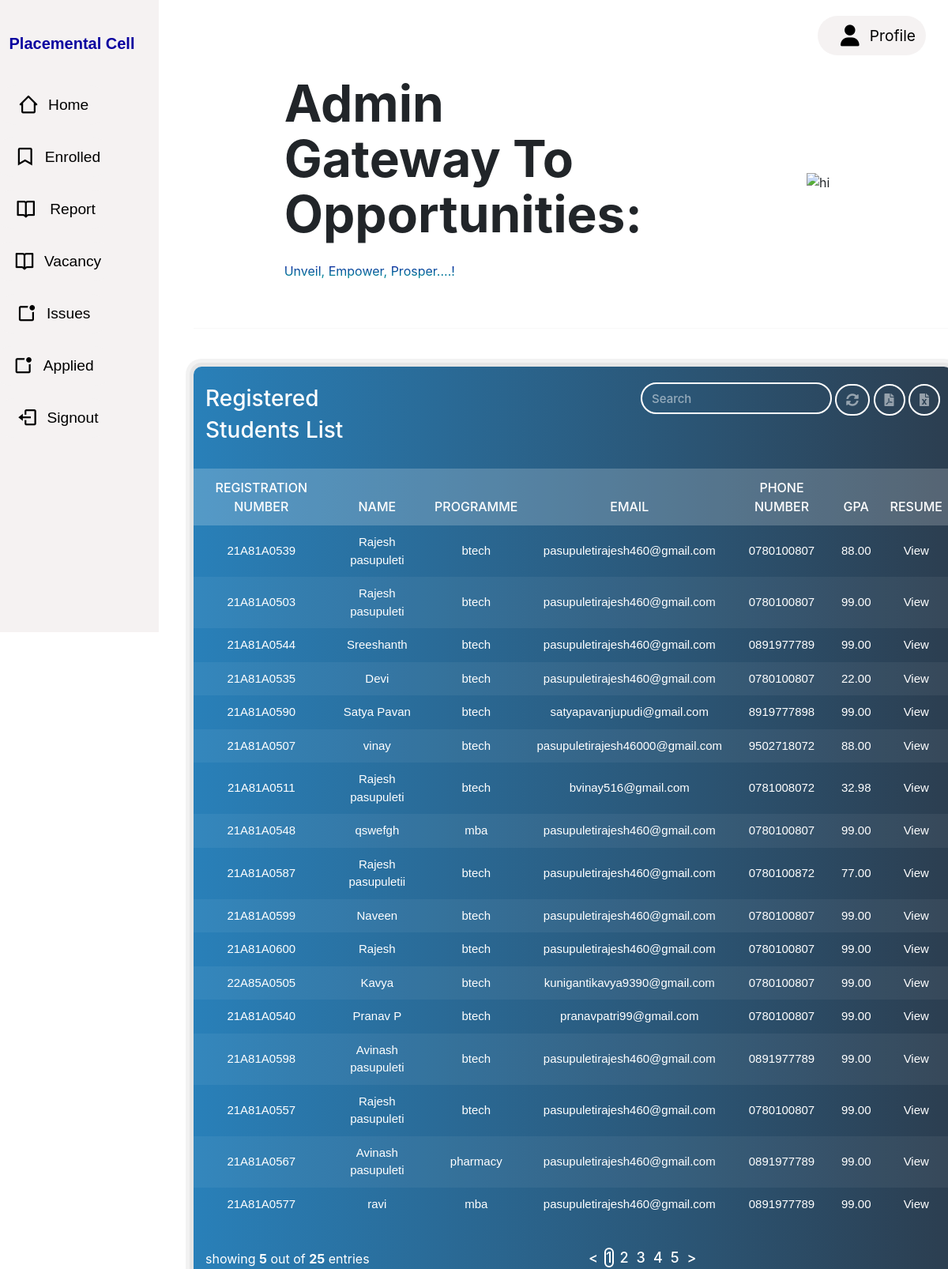
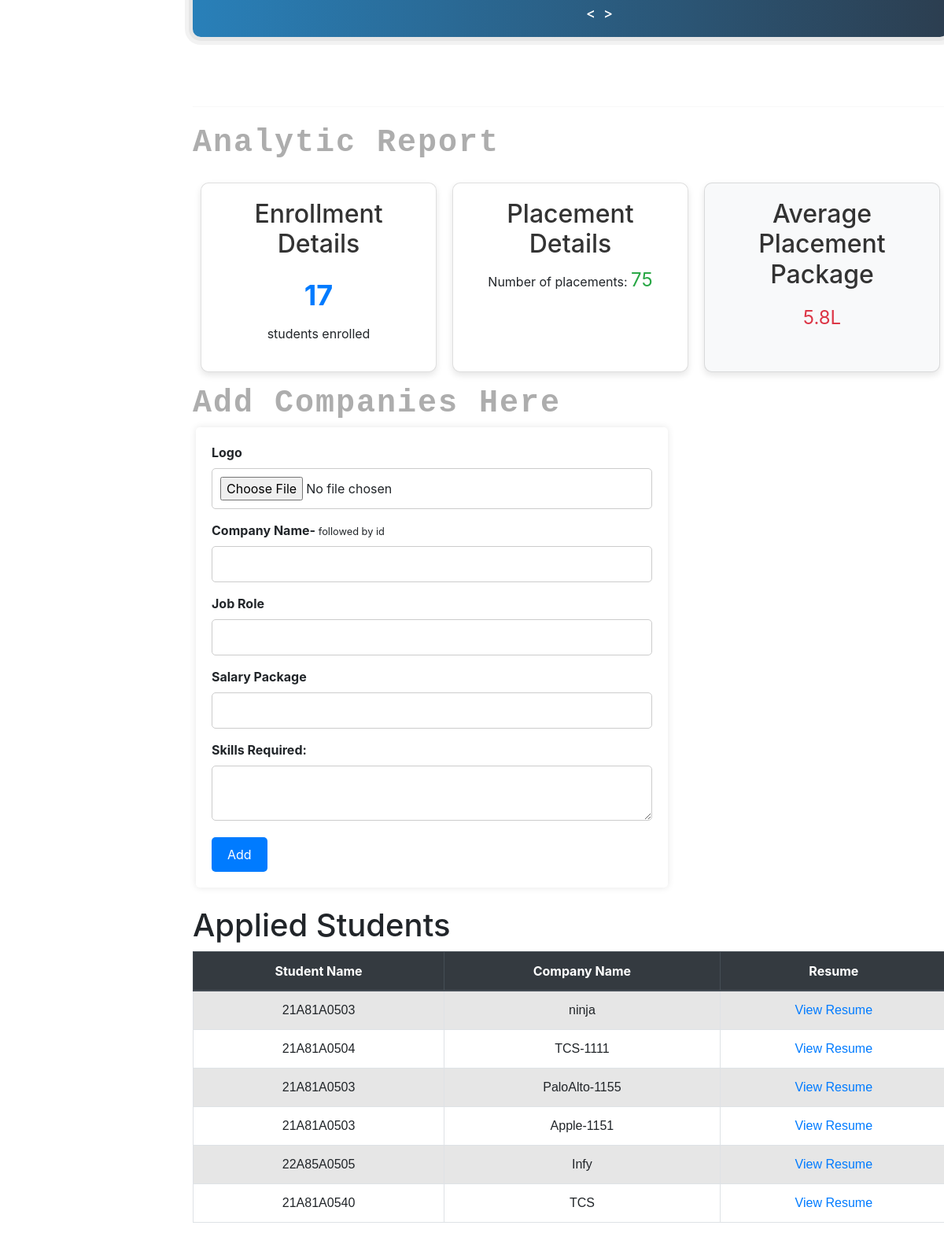
The page /app/student_admin/ on the database its author committed (2 pictures, top to bottom).
### app/models.py (models this page shows, shortened)
class Studentnew(models.Model):
    registrationNumber = models.CharField(primary_key=True,max_length=10,default='')
    name = models.CharField(max_length=50)
    dob = models.CharField(null=True,max_length=8)
    gender = models.CharField(max_length=50, default='')
    phone = models.CharField(max_length=50)
    email = models.EmailField(blank=True)
    gpa12 = models.DecimalField(max_digits=4, decimal_places=2, default=0.00)
    gpaBtech = models.DecimalField(max_digits=5, decimal_places=2)
    backlogs = models.CharField(max_length=50)
    degree = models.CharField(max_length=100, default='YourDefaultValueHere')
    project_url = models.URLField()
    skills = models.CharField(max_length=100, default='')
    languages = models.IntegerField(null=True)
    resume = models.FileField(upload_to='student_resumes/',default='')

class AppliedStudents(models.Model):
    name = models.CharField(primary_key=True, max_length=255,default='')
    student=models.CharField(max_length=10,default='')
    resume = models.FileField(upload_to='student_resumes/', default='')

### app/views.py (the view)
# urls.py: path('student_admin/',views.student_admin,name='student_admin'),
def student_admin(request):
    students = Studentnew.objects.all()
    no_of_students=Studentnew.objects.count()
    applied=AppliedStudents.objects.all()
    context={'students': students,'no_of_students':no_of_students,'applied':applied}
    return render (request,'student_admin.html',context )

### templates/student_admin.html (shortened to what this page needs)
{% load static%}
<!DOCTYPE html>
<html>
  <head>
    <link rel="stylesheet" href="{% static 'dashboard.css' %}" />
    <link
      rel="stylesheet"
      href="bootstrap.min.css"
 />
      <link href='https://unpkg.com/boxicons@2.1.4/css/boxicons.min.css' rel='stylesheet'>
    <link
      href="https://unpkg.com/boxicons@2.1.4/css/boxicons.min.css"
      rel="stylesheet" />
    <link
      href="https://unpkg.com/boxicons@2.1.4/css/boxicons.min.css"
      rel="stylesheet" />
    <link
      rel="stylesheet"
      href="https://stackpath.bootstrapcdn.com/bootstrap/4.5.2/css/bootstrap.min.css" />
    <link
      rel="stylesheet"
      href="https://cdnjs.cloudflare.com/ajax/libs/font-awesome/5.15.3/css/all.min.css" />
    <link rel="stylesheet" href="{% static 'adminanalytics.css' %} " />
  </head>
  <body>
    <div class="wrapper">
      <section class="sidenav">
        <span class="logo" onclick=window.location.reload() >Placemental Cell</span>
        <ul class="nav-links">
          <li>
            <a href="#">
              <i class="bx bx-home-alt-2"></i>
              <span class="title">Home&nbsp&nbsp</span>
            </a>
          </li>
          <li>
            <a href="#Enrolled">
              <i class="bx bx-bookmark"></i>
              <span class="title">Enrolled</span>
            </a>
          </li>
          <li>
            <a href="#analytics"
              >
              <i class="bx bx-book-open"></i>
              <span class="title">&nbspReport&nbsp</span>
            </a>
          </li>
          <li>
            <a href="#vacancy"
              >
              <i class="bx bx-book-open"></i>
              <span class="title">Vacancy</span>
            </a>
          </li>
          <li>
            <a href="{% url "student_adminissues" %}">
              <i class='bx bx-notification'></i>
              <span class="title">Issues &nbsp</span>
            </a>
          </li>
          <li>
            <a href="#applied">
              <i class='bx bx-notification'></i>
              <span class="title">Applied &nbsp</span>
            </a>
          </li>
          <li>
            <a href="adminlogin">
              <i class="bx bx-log-out"></i>
              <span class="title">Signout</span>
            </a>
          </li>
        </ul>
      </section>
      <section class="main-home">
        <nav class="nav">
          <ul class="nav-links">
            <li>
              <a href="{% url 'admin_profile' %}" class="profile-link">
                <i class="fa-solid fa-user"></i>
                Profile
              </a>
            </li>
          </ul>
        </nav>
        <div class="main-container">
          <div class="left-content">
            <div class="titlehome">Admin Gateway to Opportunities:</div>
            <div class="sub-title">Unveil, Empower, Prosper....!</div>
          </div>
          <div class="right-content">
            <img
              src="https://i.postimg.cc/B6rX1PcJ/Computer-Work.png"
              alt="hi" />
          </div>
        </div>
        <br />
        <hr />
        <div class="container1 bg-white mt-5 mb-5" style="margin-top:40px">
          <div class="row">
            <div class="col-md-offset-1 col-md-12">
              <div class="panel">
                <div class="panel-heading">
                  <div class="row" id="Enrolled">
                    <div class="col col-sm-3 col-xs-12">
                      <h4 class="title" >Registered Students List</h4>
                    </div>
                    <div class="col-sm-9 col-xs-12 text-right">
                      <div class="btn_group">
                        <input
                          type="text"
                          class="form-control"
                          placeholder="Search" />
                        <button class="btn btn-default" title="Reload">
                          <i class="fa fa-sync-alt"></i>
                        </button>
                        <button class="btn btn-default" title="Pdf">
                          <i class="fa fa-file-pdf"></i>
                        </button>
                        <button class="btn btn-default" title="Excel">
                          <i class="fas fa-file-excel"></i>
                        </button>
                      </div>
                    </div>
                  </div>
                </div>
                <div class="panel-body table-responsive">
                  <table class="table">
                    <thead>
                      <tr>
                        <th>Registration Number</th>
                        <th>Name</th>
                        <th>Programme</th>
                        <th>Email</th>
                        <th>Phone Number</th>
                        <th>Gpa</th>
                        <th>Resume</th>
                      </tr>
                    </thead>
                    <tbody>
                      {% for student in students %}
                      <tr>
                        <td>{{ student.registrationNumber }}</td>
                        <td>{{ student.name }}</td>
                        <td>{{ student.degree }}</td>
                        <td>{{ student.email }}</td>
                        <td>{{ student.phone }}</td>
                        <td>{{ student.gpaBtech }}</td>
                        <td>
                          <ul class="action-list">
                            <li>
                              <a
                                href="{{ student.resume }}"
                                data-tip="edit"
                                style="color: #fff"
                                target="_blank"
                                download
                                >View</a
                              >
                            </li>
                          </ul>
                        </td>
                      </tr>
                      {% endfor %}
                    </tbody>
                  </table>
                </div>
                <div class="panel-footer">
                  <div class="row">
                    <div class="col col-sm-6 col-xs-6">
                      showing <b>5</b> out of <b>25</b> entries
                    </div>
                    <div class="col-sm-6 col-xs-6">
                      <ul class="pagination hidden-xs pull-right">
                        <li><a href="#"><</a></li>
                        <li class="active"><a href="#">1</a></li>
                        <li><a href="#">2</a></li>
                        <li><a href="#">3</a></li>
                        <li><a href="#">4</a></li>
                        <li><a href="#">5</a></li>
                        <li><a href="#">></a></li>
                      </ul>
                      <ul class="pagination visible-xs pull-right">
                        <li><a href="#"><</a></li>
                        <li><a href="#">></a></li>
                      </ul>
                    </div>
                  </div>
                </div>
              </div>
            </div>
          </div>
        </div>
        <br />
        <hr />
        <span class="titlepkit mb-4 " id="analytics">Analytic Report</span><br />
        <div class="container1 d-flex">
          <div class="card">
            <h2>Enrollment Details</h2>
            <p class="count">{{no_of_students}}</p>
            <p>students enrolled</p>
          </div>
          <div class="card" style="margin-top: 20px">
            <h2>Placement Details</h2>
            <p>Number of placements: <span class="placement-count">75</span></p>
          </div>
          <div class="card avg-card">
            <h2>Average Placement Package</h2>
            <p class="avg-package">5.8L</p>
          </div>
        </div>
        <span class="titlepkit mt-5" id="vacancy">Add Companies Here</span
        ><br />
        <div class="comp-container ml-1">
          <form
            method="post"
            enctype="multipart/form-data"
            action="{% url 'admin_add_company' %}">
            <label for="comp-logo" class="comp-label">Logo</label>
            <input
              type="file"
              name="logo"
              class="comp-input-file"
              required /><br />
            <label for="comp-name" class="comp-label">Company Name- <small>followed by id </small></label>
            <input
              type="text"
              name="name"
              class="comp-input-text"
              required /><br />
            <label for="comp-job-role" class="comp-label">Job Role</label>
            <input
              type="text"
              name="job_role"
              class="comp-input-text"
              required /><br />
            <label for="comp-salary-package" class="comp-label"
              >Salary Package</label
            >
            <input
              type="text"
              name="salary_package"
              class="comp-input-text"
              required /><br />
            <label for="comp-skills-required" class="comp-label"
              >Skills Required:</label
            >
            <textarea
              name="skills_required"
              class="comp-textarea"
              required></textarea
            ><br />
            <button type="submit" class="comp-submit-button">Add</button>
          </form>
        </div >
         <h1 class="mt-4" id="applied">Applied Students</h1>
        <table class="table table-striped table-bordered table-hover mb-5">
            <thead class="thead-dark">
                <tr>
                    <th>Student Name</th>
                    <th>Company Name</th>
                    <th>Resume</th>
                </tr>
            </thead>
            <tbody>
                {% for item in applied %}
                <tr>
                    <td>{{ item.student }}</td>
                    <td>{{ item.name }}</td>
                    <td>
                        <a href="{{ item.resume.url }}" target="_blank">View Resume</a>
                    </td>
                </tr>
                {% endfor %}
            </tbody>
        </table>
      </section>
    </div>
  </body>
</html>

### static/dashboard.css (style rules this page uses)
* { --transition: all 0.4s ease; --color-hover: rgba(82, 59, 232); }
:root { --main-font-family: 'Arial', sans-serif; --background-color: #f0f0f0; }
body { background-color:#f5f2f2; display: flex; justify-content: center; align-items: center; }
.wrapper { display: flex; }
.logo { margin-left: 70px; text-decoration: solid; text-decoration-color: black; font-family: "Gill Sans", "Gill Sans MT", Calibri, "Trebuchet MS", sans-serif; font-weight: 900; font-size: 20px; cursor: pointer; color: #09009f; margin-bottom: 30px; }
.sidenav { margin-left: -89px; width: 290px; height: 100vh; display: flex; flex-direction: column; align-items: center; position: fixed; top: 0; left: 0; background: #f5f2f2; padding-top: 40px; }
.nav-links { margin-left: -10px; width: 100%; display: flex; flex-direction: column; align-items: center; }
.nav-links li { margin: 8px 0; list-style: none; }
.nav-links i { color: #000; height: 50px; min-width: 50px; font-size: 27px; text-align: center; line-height: 50px; }
.nav-links li a { display: flex; height: 50px; width: 100%; padding: 0 16px; border-radius: 32px; align-items: center; text-decoration: none; background: #f5f2f2; }
.nav-links li a .title { color: #000; font-size: 15px; font-weight: 400; white-space: nowrap; display: block; transition: var(--transition); font-size: larger; font-family: Arial, Helvetica, sans-serif; }
.main-home { margin-left: 250px; padding: 10px; }
.btn { border: none; border-radius: 6px; padding: 16px 30px; background: #4070ff; color: #fff; transition: 0.2s; font-family: "Segoe UI", Tahoma, Geneva, Verdana, sans-serif; }
.nav { margin-bottom: -30px; width: 100%; background: #ffff; display: flex; align-items: center; justify-content: space-between; padding: 2px 23px; }
.nav ul { background: #ffff; width: 100%; display: flex; align-items: end; }
nav ul li a { color: #000; font-size: larger; display: flex; margin-right: -3px; }
.main-container { width: 95%; display: flex; justify-content: space-around; align-items: center; margin: auto; margin-top: 10px; margin-bottom: 20px; }
.titlehome { margin-top: -10px; margin-left: -40px; width: 400px; font-size: 4rem; font-weight: 700; line-height: 70px; text-transform: capitalize; }
.sub-title { margin-left: -40px; margin-top: 25px; background: -webkit-linear-gradient(#09009f, #00ff95 150%); -webkit-background-clip: text; -webkit-text-fill-color: transparent; }
.right-content { text-align: center; }
.right-content img { width: 400px; }
.titlepkit { font-size: 2.5rem; font-weight: bold; font-family: "Anonymous Pro", monospace; letter-spacing: 7px; overflow: hidden; color: hsl(0, 0%, 68%); white-space: nowrap; }
tr th { border: 2px solid black; text-align: center; }
tr td { border: 1px solid black; text-align: center; font-family: var(--main-font-family); }
table { border-collapse: collapse; margin-top: 9px; }
.titlepkit { font-weight: bold; font-family: "Anonymous Pro", monospace; letter-spacing: 2px; color: hsl(0, 0%, 68%); white-space: nowrap; }

### static/adminanalytics.css (style rules this page uses)
.card { background-color: #fff; border-radius: 10px; box-shadow: 0 4px 8px rgba(0, 0, 0, 0.1); padding: 20px; margin: 10px; width: 300px; margin-top: 20px; text-align: center; transition: transform 0.3s; }
.card h2 { margin-top: 0; color: #333; }
.count { font-size: 36px; font-weight: bold; color: #007bff; margin: 10px 0; }
.placement-count { font-size: 24px; color: #28a745; }
.avg-card { background-color: #f8f9fa; }
.avg-package { font-size: 24px; color: #dc3545; margin: 10px 0; }

### rows shown on the page
Studentnew: registrationNumber "21A81A0539", name "Rajesh pasupuleti", degree "btech", email "pasupuletirajesh460@gmail.com", phone "0780100807", gpaBtech "88.00"
Studentnew: registrationNumber "21A81A0503", name "Rajesh pasupuleti", degree "btech", email "pasupuletirajesh460@gmail.com", phone "0780100807", gpaBtech "99.00"
Studentnew: registrationNumber "21A81A0544", name "Sreeshanth", degree "btech", email "pasupuletirajesh460@gmail.com", phone "0891977789", gpaBtech "99.00"
Studentnew: registrationNumber "21A81A0535", name "Devi", degree "btech", email "pasupuletirajesh460@gmail.com", phone "0780100807", gpaBtech "22.00"
Studentnew: registrationNumber "21A81A0590", name "Satya Pavan", degree "btech", email "satyapavanjupudi@gmail.com", phone "8919777898", gpaBtech "99.00"
Studentnew: registrationNumber "21A81A0507", name "vinay", degree "btech", email "pasupuletirajesh46000@gmail.com", phone "9502718072", gpaBtech "88.00"
Studentnew: registrationNumber "21A81A0511", name "Rajesh pasupuleti", degree "btech", email "bvinay516@gmail.com", phone "0781008072", gpaBtech "32.98"
Studentnew: registrationNumber "21A81A0548", name "qswefgh", degree "mba", email "pasupuletirajesh460@gmail.com", phone "0780100807", gpaBtech "99.00"
Studentnew: registrationNumber "21A81A0587", name "Rajesh pasupuletii", degree "btech", email "pasupuletirajesh460@gmail.com", phone "0780100872", gpaBtech "77.00"
Studentnew: registrationNumber "21A81A0599", name "Naveen", degree "btech", email "pasupuletirajesh460@gmail.com", phone "0780100807", gpaBtech "99.00"
Studentnew: registrationNumber "21A81A0600", name "Rajesh", degree "btech", email "pasupuletirajesh460@gmail.com", phone "0780100807", gpaBtech "99.00"
Studentnew: registrationNumber "22A85A0505", name "Kavya", degree "btech", email "kunigantikavya9390@gmail.com", phone "0780100807", gpaBtech "99.00"
Studentnew: registrationNumber "21A81A0540", name "Pranav P", degree "btech", email "pranavpatri99@gmail.com", phone "0780100807", gpaBtech "99.00"
Studentnew: registrationNumber "21A81A0598", name "Avinash pasupuleti", degree "btech", email "pasupuletirajesh460@gmail.com", phone "0891977789", gpaBtech "99.00"
Studentnew: registrationNumber "21A81A0557", name "Rajesh pasupuleti", degree "btech", email "pasupuletirajesh460@gmail.com", phone "0780100807", gpaBtech "99.00"
Studentnew: registrationNumber "21A81A0567", name "Avinash pasupuleti", degree "pharmacy", email "pasupuletirajesh460@gmail.com", phone "0891977789", gpaBtech "99.00"
Studentnew: registrationNumber "21A81A0577", name "ravi", degree "mba", email "pasupuletirajesh460@gmail.com", phone "0891977789", gpaBtech "99.00"
AppliedStudents: student "21A81A0503", name "ninja"
AppliedStudents: student "21A81A0504", name "TCS-1111"
AppliedStudents: student "21A81A0503", name "PaloAlto-1155"
AppliedStudents: student "21A81A0503", name "Apple-1151"
AppliedStudents: student "22A85A0505", name "Infy"
AppliedStudents: student "21A81A0540", name "TCS"

### other values the page prints
{{ no_of_students }} "17"
